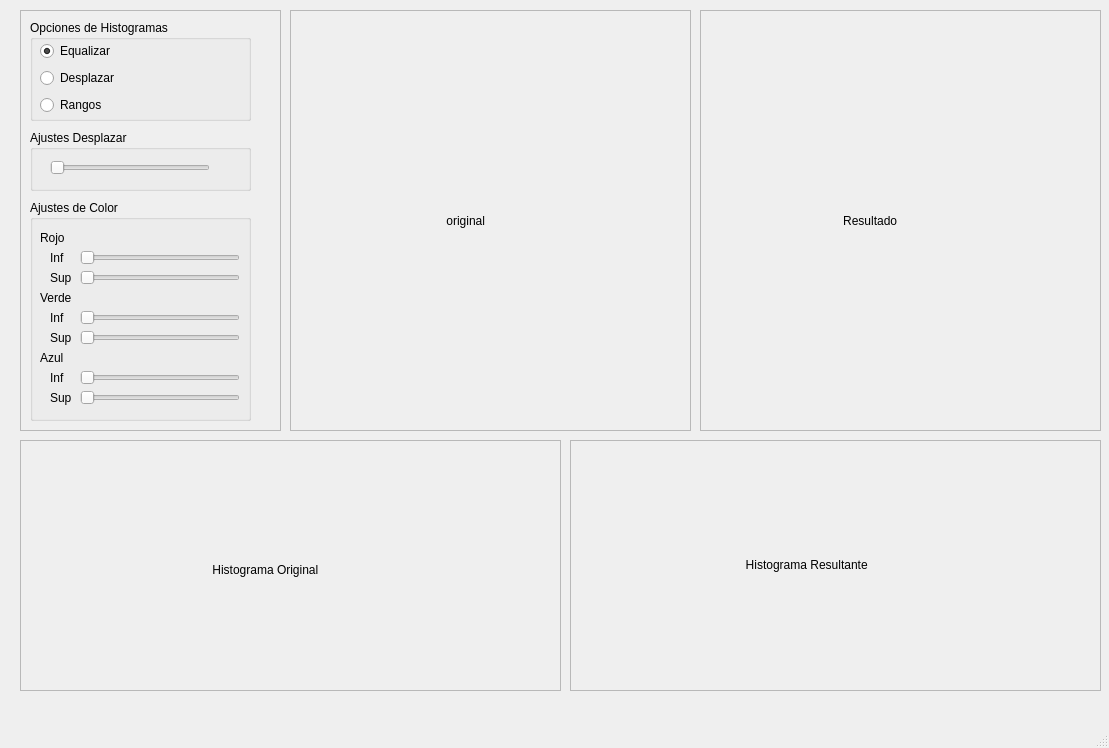
<?xml version="1.0" encoding="UTF-8"?>
<ui version="4.0">
 <class>MainWindow</class>
 <widget class="QMainWindow" name="MainWindow">
  <property name="geometry">
   <rect>
    <x>0</x>
    <y>0</y>
    <width>1109</width>
    <height>748</height>
   </rect>
  </property>
  <property name="windowTitle">
   <string>MainWindow</string>
  </property>
  <widget class="QWidget" name="centralwidget">
   <widget class="QFrame" name="frame">
    <property name="geometry">
     <rect>
      <x>20</x>
      <y>10</y>
      <width>261</width>
      <height>421</height>
     </rect>
    </property>
    <property name="frameShape">
     <enum>QFrame::StyledPanel</enum>
    </property>
    <property name="frameShadow">
     <enum>QFrame::Raised</enum>
    </property>
    <widget class="QGroupBox" name="groupBox">
     <property name="geometry">
      <rect>
       <x>10</x>
       <y>10</y>
       <width>221</width>
       <height>101</height>
      </rect>
     </property>
     <property name="title">
      <string>Opciones de Histogramas</string>
     </property>
     <widget class="QWidget" name="">
      <property name="geometry">
       <rect>
        <x>10</x>
        <y>20</y>
        <width>87</width>
        <height>77</height>
       </rect>
      </property>
      <layout class="QVBoxLayout" name="verticalLayout">
       <item>
        <widget class="QRadioButton" name="op1">
         <property name="text">
          <string>Equalizar</string>
         </property>
         <property name="checked">
          <bool>true</bool>
         </property>
         <property name="autoRepeat">
          <bool>false</bool>
         </property>
        </widget>
       </item>
       <item>
        <widget class="QRadioButton" name="op2">
         <property name="text">
          <string>Desplazar</string>
         </property>
        </widget>
       </item>
       <item>
        <widget class="QRadioButton" name="op3">
         <property name="text">
          <string>Rangos</string>
         </property>
        </widget>
       </item>
      </layout>
     </widget>
    </widget>
    <widget class="QGroupBox" name="groupBox_2">
     <property name="geometry">
      <rect>
       <x>10</x>
       <y>190</y>
       <width>221</width>
       <height>221</height>
      </rect>
     </property>
     <property name="title">
      <string>Ajustes de Color</string>
     </property>
     <widget class="QSlider" name="rInf">
      <property name="geometry">
       <rect>
        <x>50</x>
        <y>50</y>
        <width>160</width>
        <height>16</height>
       </rect>
      </property>
      <property name="orientation">
       <enum>Qt::Horizontal</enum>
      </property>
     </widget>
     <widget class="QSlider" name="rSup">
      <property name="geometry">
       <rect>
        <x>50</x>
        <y>70</y>
        <width>160</width>
        <height>16</height>
       </rect>
      </property>
      <property name="orientation">
       <enum>Qt::Horizontal</enum>
      </property>
     </widget>
     <widget class="QSlider" name="gInf">
      <property name="geometry">
       <rect>
        <x>50</x>
        <y>110</y>
        <width>160</width>
        <height>16</height>
       </rect>
      </property>
      <property name="orientation">
       <enum>Qt::Horizontal</enum>
      </property>
     </widget>
     <widget class="QSlider" name="gSup">
      <property name="geometry">
       <rect>
        <x>50</x>
        <y>130</y>
        <width>160</width>
        <height>16</height>
       </rect>
      </property>
      <property name="orientation">
       <enum>Qt::Horizontal</enum>
      </property>
     </widget>
     <widget class="QSlider" name="bInf">
      <property name="geometry">
       <rect>
        <x>50</x>
        <y>170</y>
        <width>160</width>
        <height>16</height>
       </rect>
      </property>
      <property name="orientation">
       <enum>Qt::Horizontal</enum>
      </property>
     </widget>
     <widget class="QSlider" name="bSup">
      <property name="geometry">
       <rect>
        <x>50</x>
        <y>190</y>
        <width>160</width>
        <height>16</height>
       </rect>
      </property>
      <property name="orientation">
       <enum>Qt::Horizontal</enum>
      </property>
     </widget>
     <widget class="QLabel" name="label">
      <property name="geometry">
       <rect>
        <x>10</x>
        <y>30</y>
        <width>57</width>
        <height>15</height>
       </rect>
      </property>
      <property name="text">
       <string>Rojo</string>
      </property>
     </widget>
     <widget class="QLabel" name="label_2">
      <property name="geometry">
       <rect>
        <x>10</x>
        <y>90</y>
        <width>57</width>
        <height>15</height>
       </rect>
      </property>
      <property name="text">
       <string>Verde</string>
      </property>
     </widget>
     <widget class="QLabel" name="label_3">
      <property name="geometry">
       <rect>
        <x>10</x>
        <y>150</y>
        <width>57</width>
        <height>15</height>
       </rect>
      </property>
      <property name="text">
       <string>Azul</string>
      </property>
     </widget>
     <widget class="QLabel" name="label_4">
      <property name="geometry">
       <rect>
        <x>20</x>
        <y>50</y>
        <width>21</width>
        <height>16</height>
       </rect>
      </property>
      <property name="text">
       <string>Inf</string>
      </property>
     </widget>
     <widget class="QLabel" name="label_5">
      <property name="geometry">
       <rect>
        <x>20</x>
        <y>70</y>
        <width>31</width>
        <height>16</height>
       </rect>
      </property>
      <property name="text">
       <string>Sup</string>
      </property>
     </widget>
     <widget class="QLabel" name="label_6">
      <property name="geometry">
       <rect>
        <x>20</x>
        <y>130</y>
        <width>31</width>
        <height>16</height>
       </rect>
      </property>
      <property name="text">
       <string>Sup</string>
      </property>
     </widget>
     <widget class="QLabel" name="label_7">
      <property name="geometry">
       <rect>
        <x>20</x>
        <y>110</y>
        <width>21</width>
        <height>16</height>
       </rect>
      </property>
      <property name="text">
       <string>Inf</string>
      </property>
     </widget>
     <widget class="QLabel" name="label_8">
      <property name="geometry">
       <rect>
        <x>20</x>
        <y>190</y>
        <width>31</width>
        <height>16</height>
       </rect>
      </property>
      <property name="text">
       <string>Sup</string>
      </property>
     </widget>
     <widget class="QLabel" name="label_9">
      <property name="geometry">
       <rect>
        <x>20</x>
        <y>170</y>
        <width>21</width>
        <height>16</height>
       </rect>
      </property>
      <property name="text">
       <string>Inf</string>
      </property>
     </widget>
    </widget>
    <widget class="QGroupBox" name="groupBox_3">
     <property name="geometry">
      <rect>
       <x>10</x>
       <y>120</y>
       <width>221</width>
       <height>61</height>
      </rect>
     </property>
     <property name="title">
      <string>Ajustes Desplazar</string>
     </property>
     <widget class="QSlider" name="desp">
      <property name="geometry">
       <rect>
        <x>20</x>
        <y>30</y>
        <width>160</width>
        <height>16</height>
       </rect>
      </property>
      <property name="value">
       <number>0</number>
      </property>
      <property name="sliderPosition">
       <number>0</number>
      </property>
      <property name="orientation">
       <enum>Qt::Horizontal</enum>
      </property>
     </widget>
    </widget>
   </widget>
   <widget class="QFrame" name="imgBox">
    <property name="geometry">
     <rect>
      <x>290</x>
      <y>10</y>
      <width>401</width>
      <height>421</height>
     </rect>
    </property>
    <property name="frameShape">
     <enum>QFrame::StyledPanel</enum>
    </property>
    <property name="frameShadow">
     <enum>QFrame::Raised</enum>
    </property>
    <widget class="QLabel" name="original">
     <property name="geometry">
      <rect>
       <x>0</x>
       <y>0</y>
       <width>401</width>
       <height>421</height>
      </rect>
     </property>
     <property name="text">
      <string>                                               original</string>
     </property>
    </widget>
   </widget>
   <widget class="QFrame" name="frame_3">
    <property name="geometry">
     <rect>
      <x>700</x>
      <y>10</y>
      <width>401</width>
      <height>421</height>
     </rect>
    </property>
    <property name="frameShape">
     <enum>QFrame::StyledPanel</enum>
    </property>
    <property name="frameShadow">
     <enum>QFrame::Raised</enum>
    </property>
    <widget class="QLabel" name="result">
     <property name="geometry">
      <rect>
       <x>0</x>
       <y>0</y>
       <width>401</width>
       <height>421</height>
      </rect>
     </property>
     <property name="text">
      <string>                                           Resultado</string>
     </property>
    </widget>
   </widget>
   <widget class="QFrame" name="frame_2">
    <property name="geometry">
     <rect>
      <x>20</x>
      <y>440</y>
      <width>541</width>
      <height>251</height>
     </rect>
    </property>
    <property name="frameShape">
     <enum>QFrame::StyledPanel</enum>
    </property>
    <property name="frameShadow">
     <enum>QFrame::Raised</enum>
    </property>
    <widget class="QLabel" name="histogramO">
     <property name="geometry">
      <rect>
       <x>6</x>
       <y>4</y>
       <width>531</width>
       <height>251</height>
      </rect>
     </property>
     <property name="text">
      <string>                                                        Histograma Original</string>
     </property>
    </widget>
   </widget>
   <widget class="QFrame" name="frame_4">
    <property name="geometry">
     <rect>
      <x>570</x>
      <y>440</y>
      <width>531</width>
      <height>251</height>
     </rect>
    </property>
    <property name="frameShape">
     <enum>QFrame::StyledPanel</enum>
    </property>
    <property name="frameShadow">
     <enum>QFrame::Raised</enum>
    </property>
    <widget class="QLabel" name="histogramR">
     <property name="geometry">
      <rect>
       <x>6</x>
       <y>4</y>
       <width>521</width>
       <height>241</height>
      </rect>
     </property>
     <property name="text">
      <string>                                                   Histograma Resultante</string>
     </property>
    </widget>
   </widget>
  </widget>
  <widget class="QMenuBar" name="menubar">
   <property name="geometry">
    <rect>
     <x>0</x>
     <y>0</y>
     <width>1109</width>
     <height>20</height>
    </rect>
   </property>
  </widget>
  <widget class="QStatusBar" name="statusbar"/>
  <action name="actionAbrir">
   <property name="text">
    <string>Abrir Ctrl+O</string>
   </property>
  </action>
  <action name="actionSalir">
   <property name="text">
    <string>Salir Q</string>
   </property>
  </action>
 </widget>
 <resources/>
 <connections/>
</ui>
